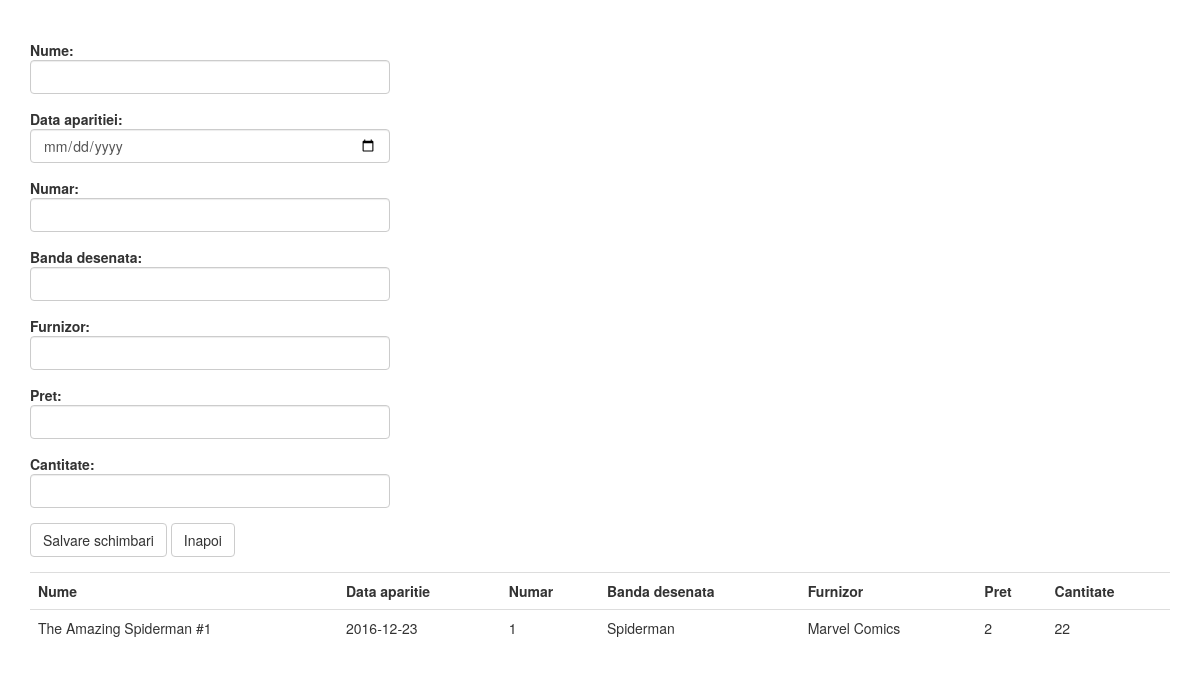
/edit.php?id_comic=1, run on the app's committed database.
### tables this page shows
CREATE TABLE `numere` (
  `id_nr` int(11) NOT NULL,
  `id_bd` int(11) NOT NULL,
  `id_furnizor` int(11) NOT NULL,
  `nume_numar` varchar(55) NOT NULL,
  `issue_nr` int(11) NOT NULL,
  `data_aparitie` date NOT NULL,
  `pret` int(11) NOT NULL,
  `cantitate` int(11) NOT NULL
);

CREATE TABLE `banda_desenata` (
  `id_bd` int(11) NOT NULL,
  `nume_bd` varchar(55) NOT NULL,
  `gen` varchar(55) NOT NULL,
  `nr_issues` int(11) NOT NULL
);

CREATE TABLE `furnizor` (
  `id_furnizor` int(11) NOT NULL,
  `nume_furnizor` varchar(55) NOT NULL
);

### edit.php (the view, shortened to what this page needs)
<!DOCTYPE html>
<html>
	<head>
		<link href="css/bootstrap.min.css" rel="stylesheet">
	</head>
	<body>
		<br></br>
		<div class='container'>
			<form action="update.php" method="POST">
				<div class="form-group">
					<div class="row">
						<div class="form-group col-xs-4">
							<b>Nume:</b>
							<input name="nume_numar" type="text" class="form-control" id="nume">
						</div>
					</div>
					<div class="row">
						<div class="form-group col-xs-4">
							<b>Data aparitiei:</b>
							<input name="data_aparitie" type="date" class="form-control" id="data_aparitie">
						</div>
					</div>
					<div class="row">
						<div class="form-group col-xs-4">
							<b>Numar:</b>
							<input name="issue_nr" type="number" class="form-control" id="issue_nr">
						</div>
					</div>
					<div class="row">
						<div class="form-group col-xs-4">
							<b>Banda desenata:</b>
							<input name="nume_bd" type="text" class="form-control" id="banda_desenata">
						</div>
					</div>
					<div class="row">
						<div class="form-group col-xs-4">
							<b>Furnizor:</b>
							<input name="nume_furnizor" type="text" class="form-control" id="furnizor">
						</div>
					</div>
					<div class="row">
						<div class="form-group col-xs-4">
							<b>Pret:</b>
							<input name="pret" type="number" class="form-control" id="pret">
						</div>
					</div>
					<div class="row">
						<div class="form-group col-xs-4">
							<b>Cantitate:</b>
							<input name="cantitate" type="number" class="form-control" id="cantitate">
						</div>
					</div>
					<button type="submit" class="btn btn-default">Salvare schimbari</button>
					<a href="banda_desenata.php" class="btn btn-default">Inapoi</a>
				</div>
			</form>
		</div>
	</body>
</html>
<?php
	$link = mysqli_connect("localhost", "root") or die(mysqli_error());
	mysqli_select_db($link, "database") or die("Cannot connect to database!");
	$id = $_SESSION['id'];
	$query = mysqli_query($link,
	"SELECT id_nr,nume_numar,issue_nr,data_aparitie,nume_bd,nume_furnizor,pret,cantitate
		FROM numere,banda_desenata,furnizor
		WHERE numere.id_bd=banda_desenata.id_bd
		AND furnizor.id_furnizor=numere.id_furnizor AND numere.id_nr='$id'");
	$exists = mysqli_num_rows($query);
	if($exists > 0)
	{
		$row = mysqli_fetch_array($query, MYSQLI_ASSOC);
		Print "<div class='container'>
				<table class='table'>
					<tr>
						<th>Nume</th>
						<th>Data aparitie</th>
						<th>Numar</th>
						<th>Banda desenata</th>
						<th>Furnizor</th>
						<th>Pret</th>
						<th>Cantitate</th>
					</tr>";
		Print "<tr>";
					Print '<td>' . $row['nume_numar'] . '</td>';
					Print '<td>' . $row['data_aparitie'] . '</td>';
					Print '<td>' . $row['issue_nr'] . '</td>';
					Print '<td>' . $row['nume_bd'] . '</td>';
					Print '<td>' . $row['nume_furnizor'] . '</td>';
					Print '<td>' . $row['pret'] . '</td>';
					Print '<td>' . $row['cantitate'] . '</td>';
		Print "</tr>
			</table>
			</div>";
	}
?>

### data on the page
numere: nume_numar "The Amazing Spiderman #1", data_aparitie "2016-12-23", issue_nr "1", id_bd.nume_bd "Spiderman", id_furnizor.nume_furnizor "Marvel Comics", pret "2", cantitate "22"
